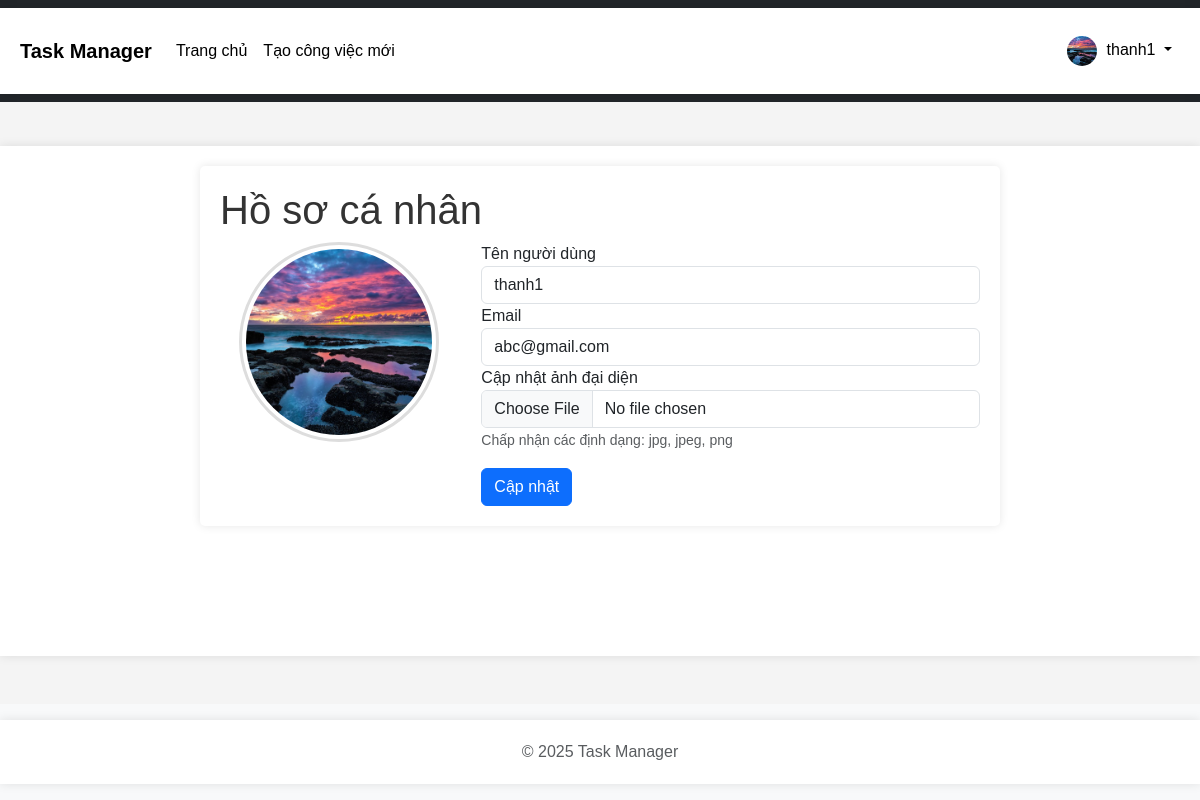
Page /auth/profile (signed in) on the committed database.
### app/models.py (models this page shows, shortened)
class User(UserMixin, db.Model):
    id = db.Column(db.Integer, primary_key=True)
    username = db.Column(db.String(64), index=True, unique=True)
    email = db.Column(db.String(120), index=True, unique=True)
    password_hash = db.Column(db.String(128))
    avatar = db.Column(db.String(120), default='default.png')
    is_admin = db.Column(db.Boolean, default=False)
    tasks = db.relationship('Task', backref='user', lazy='dynamic')
    @property
    def overdue_count(self):
        return Task.query.filter_by(user_id=self.id, finished=None).filter(
            Task.deadline < datetime.utcnow()).count()

### app/routes/auth.py (the view)
@bp.route('/profile', methods=['GET', 'POST'])
@login_required
def profile():
    form = ProfileUpdateForm()
    if form.validate_on_submit():
        current_user.username = form.username.data
        current_user.email = form.email.data
        if form.avatar.data:
            filename = secure_filename(form.avatar.data.filename)
            if not filename:
                import requests
                response = requests.get('https://avatar-placeholder.iran.liara.run/')
                if response.status_code == 200:
                    filename = f"avatar_{current_user.id}.png"
            avatar_path = os.path.join(current_app.root_path, 'static/avatars', filename)
            if not os.path.exists(os.path.dirname(avatar_path)):
                os.makedirs(os.path.dirname(avatar_path))
            form.avatar.data.save(avatar_path)
            current_user.avatar = filename
        db.session.commit()
        flash('Hồ sơ của bạn đã được cập nhật!', 'success')
        return redirect(url_for('auth.profile'))
    elif request.method == 'GET':
        form.username.data = current_user.username
        form.email.data = current_user.email
    return render_template('auth/profile.html', title='Hồ sơ', form=form)

### app/routes/auth.py
class ProfileUpdateForm(FlaskForm):
    username = StringField('Tên người dùng', validators=[DataRequired()])
    email = StringField('Email', validators=[DataRequired(), Email()])
    avatar = FileField('Cập nhật ảnh đại diện', validators=[FileAllowed(['jpg', 'png', 'jpeg'])])
    submit = SubmitField('Cập nhật')

### app/__init__.py (called while the page is built)
def create_app(config_name='default'):
    app = Flask(__name__)
    app.config.from_object(config[config_name])
    db.init_app(app)
    migrate.init_app(app, db)
    login_manager.init_app(app)
    @app.template_filter('nl2br')
    def nl2br_filter(text):
        if text:
            return jinja2.utils.markupsafe.Markup(text.replace('\n', '<br>'))
        return ''
    from app.routes.auth import bp as auth_bp
    from app.routes.tasks import bp as tasks_bp
    app.register_blueprint(auth_bp)
    app.register_blueprint(tasks_bp)
    avatar_dir = os.path.join(app.static_folder, 'avatars')
    if not os.path.exists(avatar_dir):
        os.makedirs(avatar_dir)
    @login_manager.user_loader
    def load_user(user_id):
        from app.models import User
        return User.query.get(int(user_id))
    return app

### app/templates/auth/profile.html (shortened to what this page needs)
{% extends "base.html" %}
{% block content %}
    <div class="profile-container">
        <h1>Hồ sơ cá nhân</h1>
        <div class="row">
            <div class="col-md-4 text-center">
                {% if current_user.avatar %}
                    <img src="{{ url_for('static', filename='avatars/' + current_user.avatar) }}" class="img-thumbnail avatar-large" alt="Avatar">
                {% else %}
                    <img src="https://avatar-placeholder.iran.liara.run/" class="img-thumbnail avatar-large" alt="Avatar">
                {% endif %}
            </div>
            <div class="col-md-8">
                <form method="POST" action="" enctype="multipart/form-data">
                    <div class="form-group">
                        {{ form.username.label }}
                        {{ form.username(class="form-control") }}
                    </div>
                    <div class="form-group">
                        {{ form.email.label }}
                        {{ form.email(class="form-control") }}
                    </div>
                    <div class="form-group">
                        {{ form.avatar.label }}
                        {{ form.avatar(class="form-control") }}
                        <small class="form-text text-muted">Chấp nhận các định dạng: jpg, jpeg, png</small>
                    </div>
                    <div class="form-group mt-3">
                        {{ form.submit(class="btn btn-primary") }}
                    </div>
                </form>
            </div>
        </div>
    </div>
{% endblock %}

### app/templates/base.html (shortened to what this page needs)
<!DOCTYPE html>
<html lang="vi">
<head>
    <link href="https://cdn.jsdelivr.net/npm/bootstrap@5.3.0-alpha1/dist/css/bootstrap.min.css" rel="stylesheet">
    <link rel="stylesheet" href="{{ url_for('static', filename='css/main.css') }}">
</head>
<body>
    <header>
        <nav class="navbar navbar-expand-lg navbar-dark bg-dark">
            <div class="container">
                <a class="navbar-brand" href="{{ url_for('tasks.index') }}">Task Manager</a>
                <div class="collapse navbar-collapse" id="navbarNav">
                    <ul class="navbar-nav me-auto">
                        {% if current_user.is_authenticated %}
                            <li class="nav-item">
                                <a class="nav-link" href="{{ url_for('tasks.index') }}">Trang chủ</a>
                            </li>
                            <li class="nav-item">
                                <a class="nav-link" href="{{ url_for('tasks.create') }}">Tạo công việc mới</a>
                            </li>
                        {% endif %}
                    </ul>
                    <ul class="navbar-nav">
                        {% if current_user.is_authenticated %}
                            <li class="nav-item dropdown">
                                <a class="nav-link dropdown-toggle" href="#" id="navbarDropdown" role="button" data-bs-toggle="dropdown">
                                    {% if current_user.avatar %}
                                        <img src="{{ url_for('static', filename='avatars/' + current_user.avatar) }}" class="rounded-circle avatar-small" alt="Avatar">
                                    {% else %}
                                        <img src="https://avatar-placeholder.iran.liara.run/" class="rounded-circle avatar-small" alt="Avatar">
                                    {% endif %}
                                    {{ current_user.username }}
                                </a>
                            </li>
                        {% endif %}
                    </ul>
                </div>
            </div>
        </nav>
    </header>
    <main class="container mt-4">
        {% block content %}{% endblock %}
    </main>
    <footer class="footer mt-5 py-3 bg-light">
        <div class="container text-center">
            <span class="text-muted">&copy; 2025 Task Manager</span>
        </div>
    </footer>
</body>
</html>

### app/static/css/main.css (style rules this page uses)
body { font-family: Arial, sans-serif; margin: 0; padding: 0; background-color: #f4f4f4; }
.container { max-width: 800px; margin: 0 auto; padding: 20px; background: #fff; box-shadow: 0 0 10px rgba(0, 0, 0, 0.1); }
h1, h2, h3 { color: #333; }
body { font-family: Arial, sans-serif; margin: 0; padding: 0; background-color: #f4f4f4; min-height: 100vh; display: flex; flex-direction: column; }
.container { max-width: 1200px; margin: 0 auto; padding: 20px; }
main { flex: 1; }
footer { margin-top: auto; padding: 10px 0; background-color: #f8f9fa; text-align: center; }
.avatar-small { width: 30px; height: 30px; object-fit: cover; margin-right: 5px; border-radius: 50%; }
.avatar-large { width: 200px; height: 200px; object-fit: cover; border-radius: 50%; border: 3px solid #ddd; }
.profile-container, .create-task-container, .edit-task-container, .view-task-container, .tasks-container { max-width: 800px; margin: 0 auto; padding: 20px; background: #fff; box-shadow: 0 0 10px rgba(0, 0, 0, 0.1); border-radius: 5px; margin-bottom: 30px; }
.navbar { margin-bottom: 20px; }
.navbar-dark .navbar-nav .nav-link { color: #000000; font-weight: normal; }
.navbar-dark .navbar-brand { color: #000000; font-weight: bold; }

### rows in the picture
User: avatar (picture), username "thanh1", email "abc@gmail.com"
